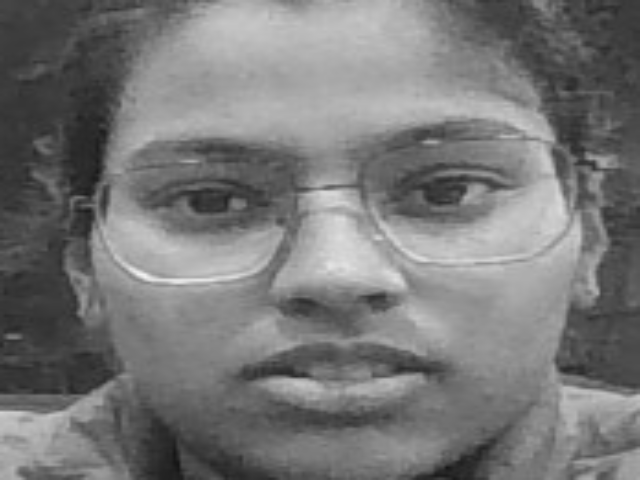
#> input picture Class Projects/Assingment 1/anoushka_2_AIML/facedetect/Dataset/Anoushka1.png, 640 x 480 px, given in place of the camera
$ python dataset.py
#> lines starting #> are read from the running program, lines starting #| are printed output that depends on the picture; after the words box and inside, x2 and y2 are one past the last pixel; in counts of white or black regions, pixels touching at a corner belong together
import cv2, os, time
# change the paths below to the location where these files are on your machine
haar_file = 'haarcascade_frontalface_default.xml'
# All of the faces data (images) will be stored here
datasets = 'C:/Users/anous/PycharmProjects/facedetect/Dataset'
# change the name below when creating a new dataset for a new person
name = 'Anoushka'

path = os.path.join(datasets, name)
# if sub_dataset folder doesn't already exist, make the folder with the name defined above
if not os.path.isdir(path):
    os.mkdir(path)

# defining the size of images
(width, height) = (640, 480)

face_cascade = cv2.CascadeClassifier(haar_file)
cap = cv2.VideoCapture(0)
# returns true or false (if the camera is on or not)
print("Webcam is open? ", cap.isOpened())
# wait for the camera to turn on (just to be safe, in case the camera needs time to load up)
time.sleep(2)
#Takes pictures of detected face and saves them
count = 1
print("Taking pictures...")
# this takes 100 pictures of your face. Change this number if you want.
# Having too many images, however, might slow down the program
while count < 101:
    # im = camera stream
    ret, frame= cap.read()
#> frame is the input picture: shape (480, 640, 3); min 21, max 244, mean 119.5
    # if it recieves something from the webcam...
    if ret == True:
        img_gray = cv2.cvtColor(frame, cv2.COLOR_BGR2GRAY)
        # detect face using the haar cascade file
        faces = face_cascade.detectMultiScale(img_gray, 1.3, 4)  #(source,scale,min_neighbours)
#> faces = [[115, 29, 430, 430]]
        for (x,y,w,h) in faces:
            # draws a rectangle around your face when taking pictures
            # this is to create a ROI (region of interest) so it only takes pictures of your face
            cv2.rectangle(frame,(x,y),(x+w,y+h),(0,255,0),2)
            # define 'face' as the inside of the rectangle we made above and make it grayscale
            face = img_gray[y:y + h, x:x + w]
            # resize the face images to the size of the 'face' variable above (i.e: area captured inside of the rectangle)
            face_resize = cv2.resize(face, (width, height))
            # save images with their corresponding number
            cv2.imwrite('%s/%s.png' % (path,count), face_resize)
#> this loop made 1 pass
#> pass 1, `face = img_gray[y:y + h, x:x + w]`:
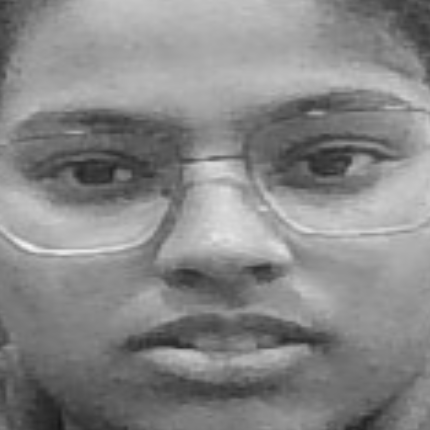
#> face: shape (430, 430); min 21, max 244, mean 135
#> pass 1, `face_resize = cv2.resize(face, (width, height))`:
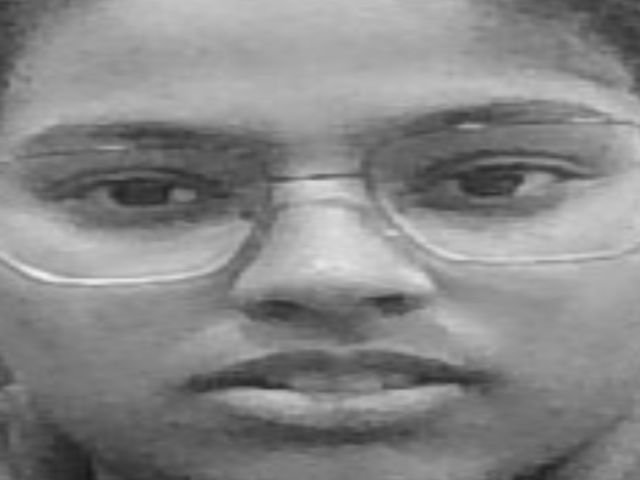
#> face_resize: shape (480, 640); min 21, max 240, mean 134.9
#> after the loop:
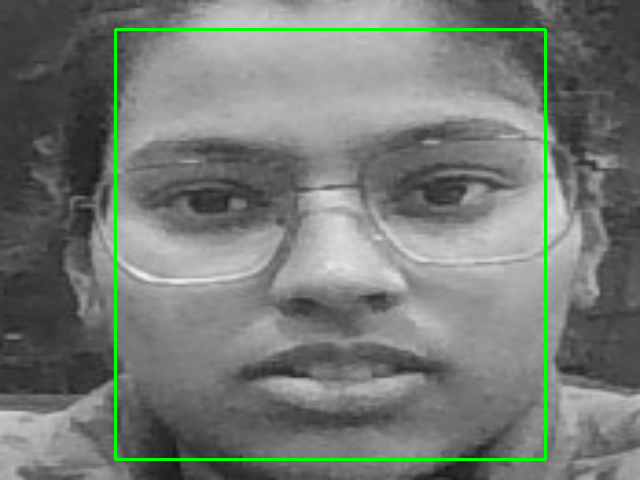
#> frame: shape (480, 640, 3); 1.68% of pixels changed, all inside (x1, y1, x2, y2) = (114, 28, 547, 461)
        count += 1
        cv2.imshow('Face Capturing', frame)
        if cv2.waitKey(1) == ord("q"):
#> (key q is pressed here)
            break
print("Your face has been created.")
cap.release()
cv2.destroyAllWindows()

$ run again, on Class Projects/Assingment 1/anoushka_2_AIML/facedetect/Dataset/Anoushka11.png
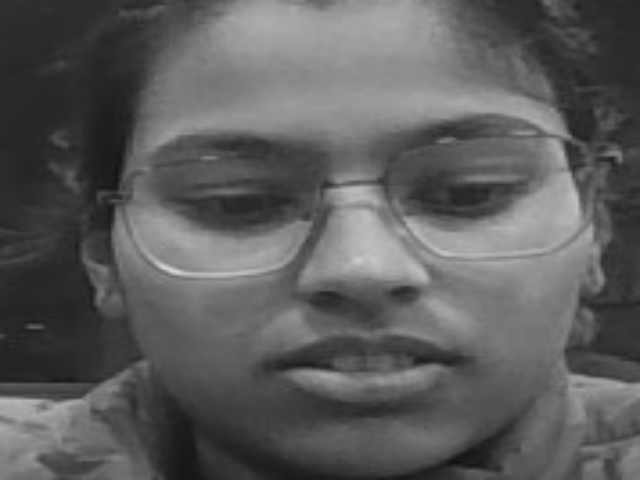
#> input picture Class Projects/Assingment 1/anoushka_2_AIML/facedetect/Dataset/Anoushka11.png, 640 x 480 px, given in place of the camera
#> frame is the input picture: shape (480, 640, 3); min 13, max 215, mean 92.3
#> faces = [[139, 25, 430, 430]]
#> the loop `for (x,y,w,h) in faces:` made 1 pass
#> pass 1, `face_resize = cv2.resize(face, (width, height))`:
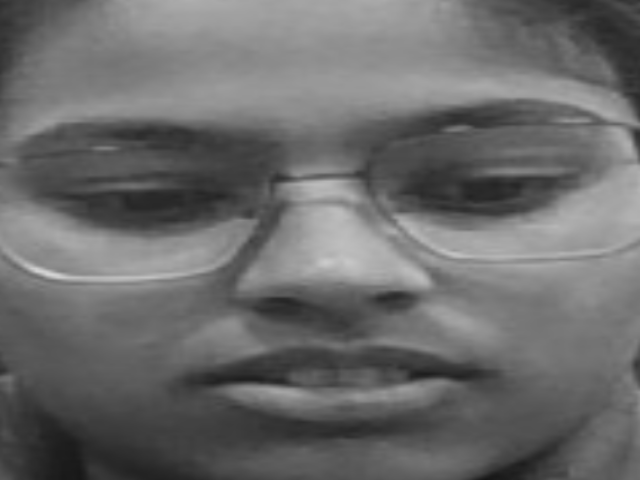
#> face_resize: shape (480, 640); min 21, max 212, mean 107
#> after the loop `for (x,y,w,h) in faces:`:
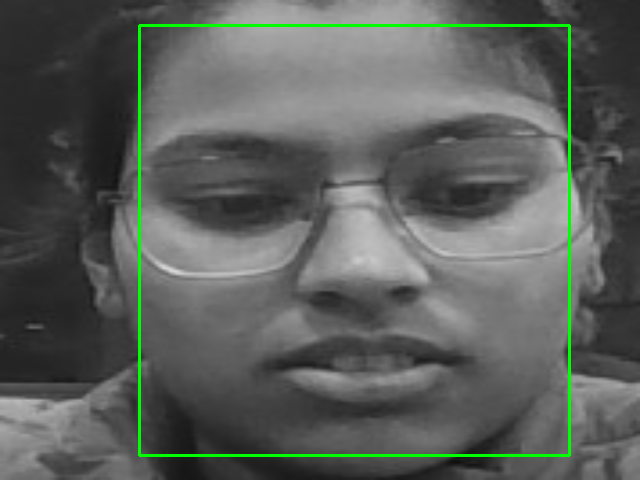
#> frame: shape (480, 640, 3); 1.68% of pixels changed, all inside (x1, y1, x2, y2) = (138, 24, 571, 457)
